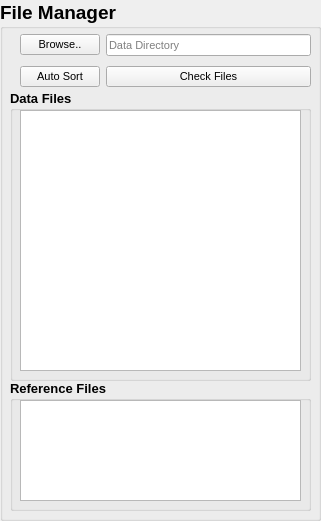
   <widget class="QGroupBox" name="groupBox_2">
    <property name="geometry">
     <rect>
      <x>550</x>
      <y>70</y>
      <width>321</width>
      <height>521</height>
     </rect>
    </property>
    <property name="font">
     <font>
      <pointsize>14</pointsize>
      <weight>75</weight>
      <bold>true</bold>
     </font>
    </property>
    <property name="title">
     <string>File Manager</string>
    </property>
    <widget class="QGroupBox" name="groupBox_3">
     <property name="geometry">
      <rect>
       <x>10</x>
       <y>380</y>
       <width>301</width>
       <height>131</height>
      </rect>
     </property>
     <property name="font">
      <font>
       <pointsize>10</pointsize>
      </font>
     </property>
     <property name="title">
      <string>Reference Files</string>
     </property>
     <widget class="QTableView" name="referenceTable">
      <property name="geometry">
       <rect>
        <x>10</x>
        <y>20</y>
        <width>281</width>
        <height>101</height>
       </rect>
      </property>
      <property name="sizeAdjustPolicy">
       <enum>QAbstractScrollArea::AdjustToContents</enum>
      </property>
      <property name="alternatingRowColors">
       <bool>true</bool>
      </property>
     </widget>
    </widget>
    <widget class="QGroupBox" name="groupBox_4">
     <property name="geometry">
      <rect>
       <x>10</x>
       <y>90</y>
       <width>301</width>
       <height>291</height>
      </rect>
     </property>
     <property name="font">
      <font>
       <pointsize>10</pointsize>
      </font>
     </property>
     <property name="title">
      <string>Data Files</string>
     </property>
     <widget class="QTableView" name="dataTable">
      <property name="geometry">
       <rect>
        <x>10</x>
        <y>20</y>
        <width>281</width>
        <height>261</height>
       </rect>
      </property>
      <property name="autoFillBackground">
       <bool>false</bool>
      </property>
      <property name="sizeAdjustPolicy">
       <enum>QAbstractScrollArea::AdjustToContents</enum>
      </property>
      <property name="alternatingRowColors">
       <bool>true</bool>
      </property>
     </widget>
    </widget>
    <widget class="QWidget" name="gridLayoutWidget_3">
     <property name="geometry">
      <rect>
       <x>20</x>
       <y>30</y>
       <width>291</width>
       <height>61</height>
      </rect>
     </property>
     <layout class="QGridLayout" name="gridLayout_6">
      <item row="0" column="0">
       <widget class="QPushButton" name="browse_data_directory_2">
        <property name="font">
         <font>
          <pointsize>8</pointsize>
          <weight>50</weight>
          <bold>false</bold>
         </font>
        </property>
        <property name="toolTip">
         <string>Browse for data directory.</string>
        </property>
        <property name="statusTip">
         <string>Browse for data directory.</string>
        </property>
        <property name="text">
         <string>Browse..</string>
        </property>
       </widget>
      </item>
      <item row="1" column="1">
       <widget class="QPushButton" name="test_button">
        <property name="font">
         <font>
          <pointsize>8</pointsize>
          <weight>50</weight>
          <bold>false</bold>
         </font>
        </property>
        <property name="toolTip">
         <string>Print the files to be processed as a list to the terminal.</string>
        </property>
        <property name="statusTip">
         <string>Print the files to be processed as a list to the terminal.</string>
        </property>
        <property name="whatsThis">
         <string>Print the files to be processed as a list to the terminal.</string>
        </property>
        <property name="text">
         <string>Check Files</string>
        </property>
       </widget>
      </item>
      <item row="0" column="1">
       <widget class="QLineEdit" name="data_directory_box">
        <property name="font">
         <font>
          <pointsize>8</pointsize>
          <weight>50</weight>
          <bold>false</bold>
         </font>
        </property>
        <property name="toolTip">
         <string>Directory where the data files are located.</string>
        </property>
        <property name="placeholderText">
         <string>Data Directory</string>
        </property>
       </widget>
      </item>
      <item row="1" column="0">
       <widget class="QPushButton" name="auto_sort_button">
        <property name="font">
         <font>
          <pointsize>8</pointsize>
          <weight>50</weight>
          <bold>false</bold>
         </font>
        </property>
        <property name="toolTip">
         <string>Sort and match loaded data.</string>
        </property>
        <property name="statusTip">
         <string>Sort and match loaded data.</string>
        </property>
        <property name="text">
         <string>Auto Sort</string>
        </property>
       </widget>
      </item>
     </layout>
    </widget>
   </widget>
